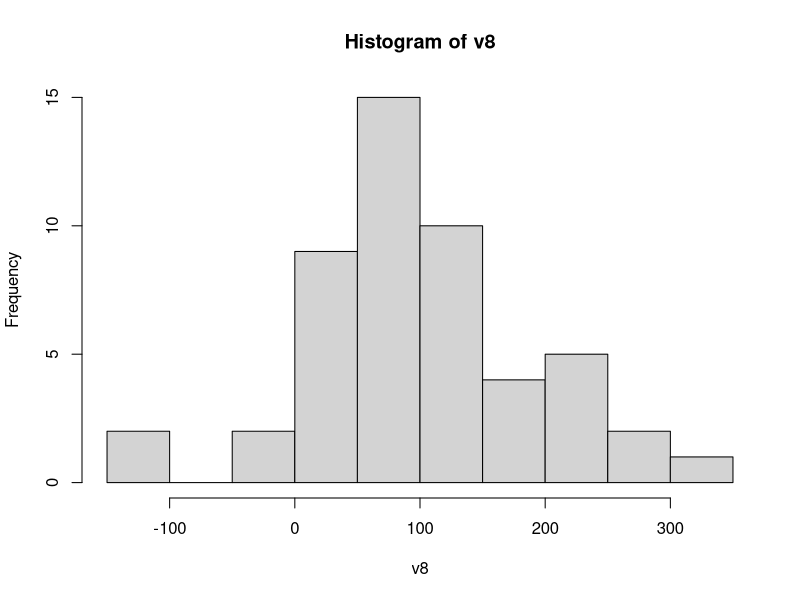

This figure's R source:
### the guts of R


x<- 2
x<- 3
y<- x+10
i<- exp(2)

rm(x)

### Logic

x<- 3
x>y #bigger
x<y #smaller
x==y #equal
x!= y #not equal


## Data type 

class(i)
is.integer(i)

#integer the number
as.integer(i)

#character (Letters)

z<- "Hello"
class(z)

# Vector

v1 <- c(1,2)
v2 <- c(11,22,33)
v2 <- c('Mon', 'Tue', 'Wed', 'Thu', 'Fri')
v3 <- rep(22,2) # function that automatically repeats the value with the number of times specified
v3 <- rep(22,20)# number first, times later
v4 <- 1:100 # from 1 to 100
v5 <- seq(from=1, to=100, by=2)

v4[20]
v5[c(10,12)]

v6 <- v2[-3]

# 10 random number from 10 to 50
v7 <- sample(10:50, 10)

v8 <- rnorm(50,100, 100) # create 50 random numbers with mean 100 and sd 100
hist(v8)


# summary
length(v4)
summary(v4)
sum(v4)


#### Matrix ####
# Data strucutures in two dimensions, only numbers
mat1 <- matrix(v5, nrow=10, ncol=5)
colnames(mat1) <- v2

mat1[1,2] # row, column
mat1[4,] #row
mat1[,3] #column

xx <- mat1[,3]
q <-mat1[,c(1,3)]

### Data Frame ####
# mixture with data types
cars <- mtcars
length(cars)
ncol(cars)
nrow(cars)
colnames(cars)
cars[,4]
cars$hp

### List ###

all<- list(v1, v2, v3, v4, v5, mat1, cars)
all[6]

#### 6. Exercises ####

# Write a R program to create a sequence of numbers from 20 to 50
 m<- seq(20,50)

# find the mean of the numbers going from 20 to 60
a<- seq(20,60)
mean(a)
# sum of numbers from 51 to 91
b<- seq(51,91)
sum(b)
# repeat "I got this" 19 times
c<- rep("I got this",19)
c
# create a matrix of 3 columns and 5 rows filled with numbers from 300 to 335
e<-seq(300,335)
f<- matrix(e, nrow=5, ncol=3)
#Write a R program to create three vectors a,b,c with 3 integers. 
h<- c(1,2,3)
g<- c(4,5,6)
k<- c(7,8,9)
#Combine the three vectors to become a 3×3 matrix where each column 
mat3<- matrix(c(h,g,k), nrow=3, ncol=3)
colnames(mat3)<- c("a","b","c")

#represents a vector. Print the content of the matrix.
mat3
